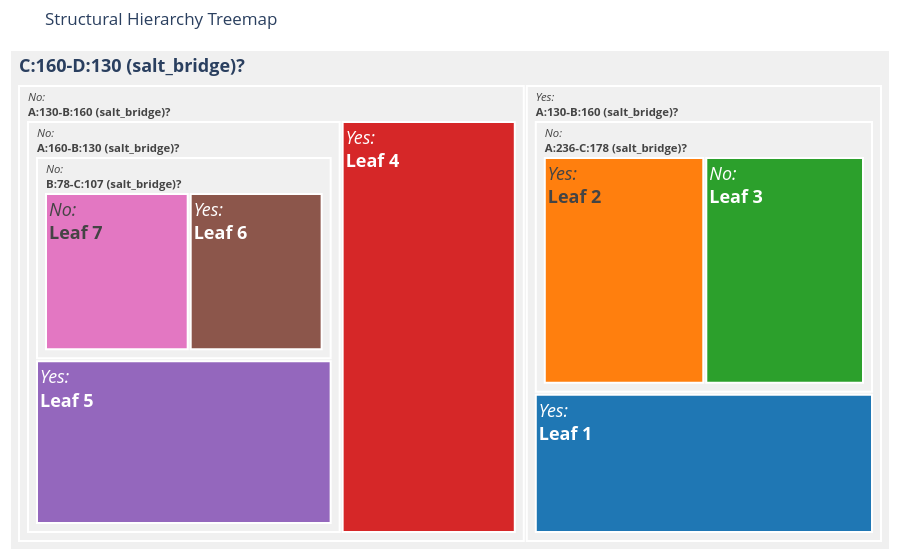

The notebook cell saved with this chart:
### Code cell
import json
import numpy as np
import plotly.express as px
import plotly.graph_objects as go

# 1. Data Loading
with open('output/tree.json', 'r') as f:
    tree_data = json.load(f)

# 2. Setup Coloring based strictly on leaf_id
# Helper function to scan the JSON and find all unique leaf IDs
def get_all_leaf_ids(node):
    if node.get("leaf"):
        return [node.get("leaf_id")]
    leaves = []
    if "left" in node: leaves.extend(get_all_leaf_ids(node["left"]))
    if "right" in node: leaves.extend(get_all_leaf_ids(node["right"]))
    return leaves

unique_leaves = np.sort(np.unique(get_all_leaf_ids(tree_data)))

colors_palette = px.colors.qualitative.D3
# Map colors directly to the leaf_id
leaf_color_map = {l: colors_palette[i % len(colors_palette)] for i, l in enumerate(unique_leaves)}

def parse_node(node, parent_id=None, connection="ROOT"):
    node_id = str(id(node))
    val = node.get("n_frames", 1)

    # 1. Fix the "If Yes/No" logic to refer to the branch taken
    path_info = ""
    if connection == "PRESENT":
        path_info = "<i>Yes:</i><br>"
    elif connection == "ABSENT":
        path_info = "<i>No:</i><br>"

    if not node.get("leaf"):
        # 2. Renumber the feature
        raw_rule = node.get("rule", {}).get("name", "Split")
        rule_name = rename_map.get(raw_rule, raw_rule)

        display_label = f"{path_info}<b>{rule_name}?</b>"
        # 3. Clean structural color (Light Grey for decision nodes)
        node_color = "rgb(240, 240, 240)"
    else:
        # Leaf nodes (No more macrostate mapping here)
        leaf_id = node.get("leaf_id")

        # 1-based indexing in the plot cells
        display_label = f"{path_info}<b>Leaf {leaf_id+1}</b>"
        node_color = leaf_color_map[leaf_id]

    ids.append(node_id)
    labels.append(display_label)
    parents.append(parent_id)
    values.append(val)
    colors.append(node_color)

    if "left" in node:
        parse_node(node["left"], node_id, connection="PRESENT")
    if "right" in node:
        parse_node(node["right"], node_id, connection="ABSENT")

# Clear and parse
ids, labels, parents, values, colors = [], [], [], [], []
parse_node(tree_data)

# 4. Create the Treemap with larger font and crisp lines
fig = go.Figure(go.Treemap(
    ids=ids,
    labels=labels,
    parents=parents,
    values=values,
    branchvalues="total",
    marker=dict(
        colors=colors,
        line=dict(color='white', width=2)
    ),
    # Use 'textinfo' and 'textfont' to fix the small font issue
    textinfo="label",
    textfont=dict(size=18),
    hovertemplate='<b>%{label}</b><br>Frames: %{value}<extra></extra>'
))

fig.update_layout(
    title="Structural Hierarchy Treemap",
    template="plotly_white",
    margin=dict(t=50, l=10, r=10, b=10)
)

fig.show(config={'displayModeBar': False})

### Figure 1 — Plotly figure (JSON) as saved in the notebook; plotly's stock layout.template omitted (floating-point values rounded to 4 significant figures)
{"data": [{"branchvalues": "total", "hovertemplate": "<b>%{label}</b><br>Frames: %{value}<extra></extra>", "ids": ["139610205257856", "139610798526400", "139610798530688", "139610798602688", "139610798536896", "139610798536704", "139610798596672", "139610798603904", "139610798604096", "139610798530304", "139610798529984", "139610798529664", "139610798536000"], "labels": ["<b>C:160-D:130 (salt_bridge)?</b>", "<i>Yes:</i><br><b>A:130-B:160 (salt_bridge)?</b>", "<i>Yes:</i><br><b>Leaf 1</b>", "<i>No:</i><br><b>A:236-C:178 (salt_bridge)?</b>", "<i>Yes:</i><br><b>Leaf 2</b>", "<i>No:</i><br><b>Leaf 3</b>", "<i>No:</i><br><b>A:130-B:160 (salt_bridge)?</b>", "<i>Yes:</i><br><b>Leaf 4</b>", "<i>No:</i><br><b>A:160-B:130 (salt_bridge)?</b>", "<i>Yes:</i><br><b>Leaf 5</b>", "<i>No:</i><br><b>B:78-C:107 (salt_bridge)?</b>", "<i>Yes:</i><br><b>Leaf 6</b>", "<i>No:</i><br><b>Leaf 7</b>"], "marker": {"colors": ["rgb(240, 240, 240)", "rgb(240, 240, 240)", "#1F77B4", "rgb(240, 240, 240)", "#FF7F0E", "#2CA02C", "rgb(240, 240, 240)", "#D62728", "rgb(240, 240, 240)", "#9467BD", "rgb(240, 240, 240)", "#8C564B", "#E377C2"], "line": {"color": "white", "width": 2}}, "parents": [null, "139610205257856", "139610798526400", "139610798526400", "139610798602688", "139610798602688", "139610205257856", "139610798596672", "139610798596672", "139610798604096", "139610798604096", "139610798529984", "139610798529984"], "textfont": {"size": 18}, "textinfo": "label", "type": "treemap", "values": [25000, 10324, 3506, 6818, 3428, 3390, 14676, 5248, 9428, 4223, 5205, 2502, 2703]}], "layout": {"margin": {"b": 10, "l": 10, "r": 10, "t": 50}, "title": {"text": "Structural Hierarchy Treemap"}}}
